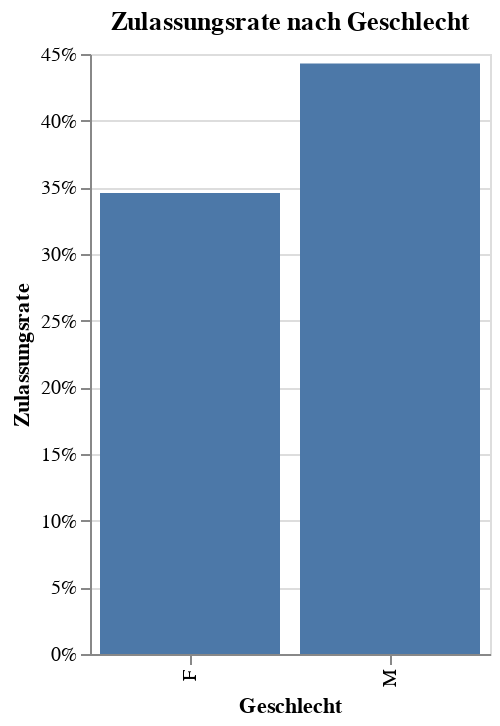

Source (notebook cell):
### Code cell
import altair as alt

#Altair-Balkendiagramm erzeugen
chart = alt.Chart(agg_gender).mark_bar().encode(
    x=alt.X('Sex:N', title='Geschlecht'),
    y=alt.Y('Admission_Rate:Q', title='Zulassungsrate', axis=alt.Axis(format='.0%'))
).properties(
    width=200,
    height=300,
    title='Zulassungsrate nach Geschlecht'
)

chart

### Figure 1 — Vega-Lite specification as saved in the notebook (floating-point values rounded to 4 significant figures)
{"config": {"view": {"continuousWidth": 300, "continuousHeight": 300}}, "data": {"name": "data-d8f65a60b401a66149f3242468bfb9d3"}, "mark": {"type": "bar"}, "encoding": {"x": {"field": "Sex", "title": "Geschlecht", "type": "nominal"}, "y": {"axis": {"format": ".0%"}, "field": "Admission_Rate", "title": "Zulassungsrate", "type": "quantitative"}}, "height": 300, "title": "Zulassungsrate nach Geschlecht", "width": 200, "$schema": "https://vega.github.io/schema/vega-lite/v5.20.1.json", "datasets": {"data-d8f65a60b401a66149f3242468bfb9d3": [{"Sex": "F", "Total_Applications": 4321, "Total_Admissions": 1494, "Admission_Rate": 0.3458}, {"Sex": "M", "Total_Applications": 8442, "Total_Admissions": 3738, "Admission_Rate": 0.4428}]}}
